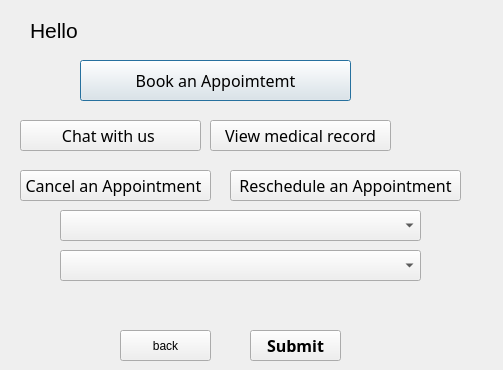
<?xml version="1.0" encoding="UTF-8"?>
<ui version="4.0">
 <class>PatientManagmentWindow</class>
 <widget class="QDialog" name="PatientManagmentWindow">
  <property name="geometry">
   <rect>
    <x>0</x>
    <y>0</y>
    <width>503</width>
    <height>370</height>
   </rect>
  </property>
  <property name="windowTitle">
   <string>Dialog</string>
  </property>
  <widget class="QLabel" name="labelHello">
   <property name="geometry">
    <rect>
     <x>30</x>
     <y>20</y>
     <width>191</width>
     <height>20</height>
    </rect>
   </property>
   <property name="font">
    <font>
     <family>Segoe UI</family>
     <pointsize>16</pointsize>
     <italic>false</italic>
     <bold>false</bold>
    </font>
   </property>
   <property name="styleSheet">
    <string notr="true">font: 700 italic 9pt &quot;Arial&quot;;
font: 16pt &quot;Segoe UI&quot;;</string>
   </property>
   <property name="text">
    <string>Hello</string>
   </property>
  </widget>
  <widget class="QLabel" name="labelUsername">
   <property name="geometry">
    <rect>
     <x>300</x>
     <y>20</y>
     <width>91</width>
     <height>21</height>
    </rect>
   </property>
   <property name="text">
    <string/>
   </property>
  </widget>
  <widget class="QPushButton" name="pushButtonBook">
   <property name="geometry">
    <rect>
     <x>80</x>
     <y>60</y>
     <width>271</width>
     <height>41</height>
    </rect>
   </property>
   <property name="font">
    <font>
     <family>Forte</family>
     <pointsize>12</pointsize>
    </font>
   </property>
   <property name="text">
    <string>Book an Appoimtemt</string>
   </property>
  </widget>
  <widget class="QPushButton" name="pushButtonCancel">
   <property name="geometry">
    <rect>
     <x>20</x>
     <y>170</y>
     <width>191</width>
     <height>31</height>
    </rect>
   </property>
   <property name="font">
    <font>
     <family>Forte</family>
     <pointsize>12</pointsize>
    </font>
   </property>
   <property name="text">
    <string>Cancel an Appointment </string>
   </property>
  </widget>
  <widget class="QPushButton" name="pushButtonReschedule">
   <property name="geometry">
    <rect>
     <x>230</x>
     <y>170</y>
     <width>231</width>
     <height>31</height>
    </rect>
   </property>
   <property name="font">
    <font>
     <family>Forte</family>
     <pointsize>12</pointsize>
    </font>
   </property>
   <property name="text">
    <string>Reschedule an Appointment</string>
   </property>
  </widget>
  <widget class="QPushButton" name="pushButtonMedical_Record">
   <property name="geometry">
    <rect>
     <x>210</x>
     <y>120</y>
     <width>181</width>
     <height>31</height>
    </rect>
   </property>
   <property name="font">
    <font>
     <family>Forte</family>
     <pointsize>12</pointsize>
    </font>
   </property>
   <property name="text">
    <string>View medical record</string>
   </property>
  </widget>
  <widget class="QPushButton" name="pushButtonChat">
   <property name="geometry">
    <rect>
     <x>20</x>
     <y>120</y>
     <width>181</width>
     <height>31</height>
    </rect>
   </property>
   <property name="font">
    <font>
     <family>Forte</family>
     <pointsize>12</pointsize>
    </font>
   </property>
   <property name="text">
    <string>Chat with us </string>
   </property>
  </widget>
  <widget class="QComboBox" name="comboBoxReschedule">
   <property name="geometry">
    <rect>
     <x>60</x>
     <y>250</y>
     <width>361</width>
     <height>31</height>
    </rect>
   </property>
   <property name="font">
    <font>
     <family>Forte</family>
     <pointsize>12</pointsize>
    </font>
   </property>
  </widget>
  <widget class="QComboBox" name="comboBoxCancel">
   <property name="geometry">
    <rect>
     <x>60</x>
     <y>210</y>
     <width>361</width>
     <height>31</height>
    </rect>
   </property>
   <property name="font">
    <font>
     <family>Forte</family>
     <pointsize>12</pointsize>
    </font>
   </property>
  </widget>
  <widget class="QPushButton" name="pushButtonSubmit">
   <property name="geometry">
    <rect>
     <x>250</x>
     <y>330</y>
     <width>91</width>
     <height>31</height>
    </rect>
   </property>
   <property name="font">
    <font>
     <family>Script MT Bold</family>
     <pointsize>12</pointsize>
     <bold>true</bold>
    </font>
   </property>
   <property name="text">
    <string>Submit</string>
   </property>
  </widget>
  <widget class="QPushButton" name="pushButton">
   <property name="geometry">
    <rect>
     <x>120</x>
     <y>330</y>
     <width>91</width>
     <height>31</height>
    </rect>
   </property>
   <property name="text">
    <string>back</string>
   </property>
  </widget>
 </widget>
 <resources/>
 <connections/>
</ui>
